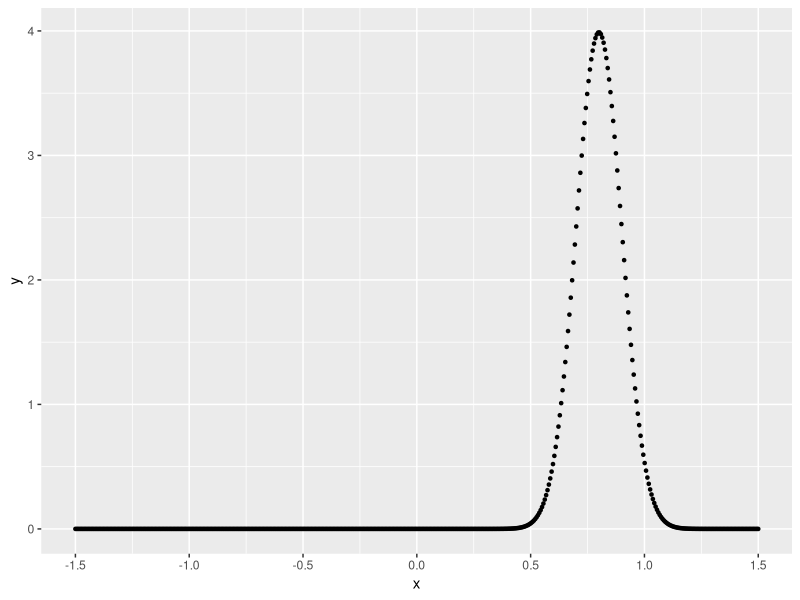

Generate this figure with R:

# dp_bdr.R -- contains the data generating functions in Dunson and Park paper:
#             1-d examples

# dp() -- generate data according to the first simulation example in
#         Bayesian Density Regression (Dunson, Park)
# input:  
#          N     : number of observations/data points to generate
#          seed  : seed for RNG 
# output: 
#          X     : (N x 2) design matrix, covariates stored row-wise
#          y     : (N x 1) vector of responses
#          shape : (N x 2) shape parameters for each y_n
dp = function(N, seed = 100) {
    
    # x_i = (1, x_{i2}), x_{i2} ~ unif(0, 1)
    # f(y_i | x_i) = N(y_i; - 1 + 2x_{i2}, 0.01)
    
    
}


library(ggplot2)

set.seed(1)
N = 500
p = 2
sigma_sq = 0.01


x_i1 = rep(1, N) # 1st column of X
x_i2 = runif(N)  # 2nd column of X

X = matrix(c(x_i1, x_i2), nrow = N, byrow = FALSE)
mu_y = -1 + 2 * X[,2] # (N x 1) vector of conditional means

y = rnorm(N, mean = mu_y, sd = sqrt(sigma_sq)) # (N x 1) vector of responses


# fig 2 in DP : predictive density y_{n+1} at the 10, 25, 50, 75, 90 percentiles
#               of the empirical distribution of x_{i2}

# plot f(y|x), the true densities for varying values of x (0.1, 0.25, 0.5, 0.75)
#              to gain understanding of how the conditional density varies
#              as x goes from low to high
y_grid = seq(-1.5, 1.5, length.out = 500)

x = 0.90
f_yx = dnorm(y_grid, mean = -1 + 2 * x, sd = sqrt(sigma_sq))

df_y = data.frame(x = y_grid, y = f_yx)
ggplot(df_y, aes(x, y)) + geom_point(size = 0.9) +
    scale_x_continuous(breaks = seq(-1.5, 1.5, by = 0.5))





# end dp_bdr.R
